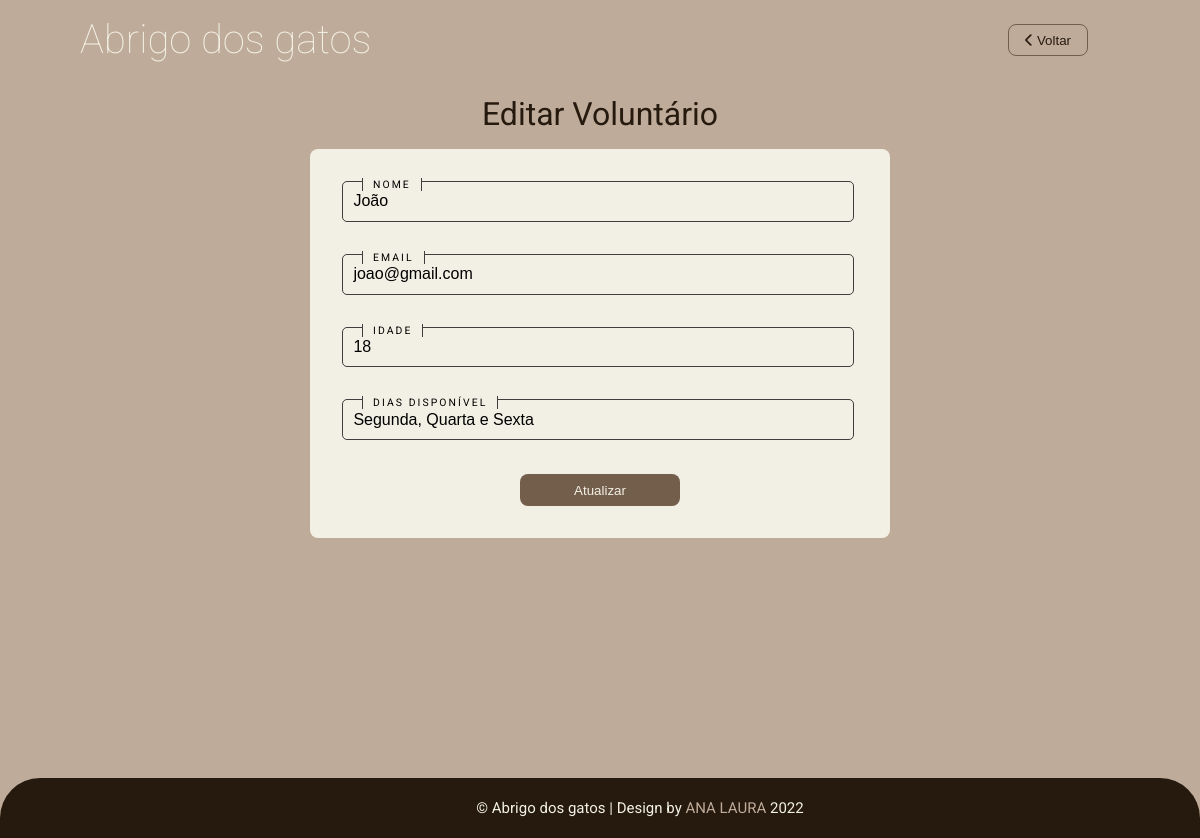
The app's page /admin/editar/voluntario.php?id=3 (signed in) with its own data.
### tables this page shows
CREATE TABLE IF NOT EXISTS `voluntario` (
  `id_voluntario` int(11) NOT NULL AUTO_INCREMENT,
  `nome` varchar(50) DEFAULT NULL,
  `email` varchar(50) DEFAULT NULL,
  `idade` int(11) DEFAULT NULL,
  `dia_disponivel` varchar(255) DEFAULT NULL,
  PRIMARY KEY (`id_voluntario`)
);

### admin/editar/voluntario.php (the view, shortened to what this page needs)
<?php
    require_once '../../lib/conn.php';
    $id = (int)$_GET['id'];
    $sql = "SELECT * FROM voluntario WHERE id_voluntario = :id_voluntario";
    $stmt = $conn->prepare($sql);
    $stmt->bindValue(":id_voluntario", $id);
    $stmt->execute();
    $voluntario = $stmt->fetch(PDO::FETCH_OBJ);
?>
<!DOCTYPE html>
<html lang="pt-br">
<head>
    <link rel="stylesheet" href="../../css/style.css">
    <link rel="stylesheet" href="https://cdnjs.cloudflare.com/ajax/libs/font-awesome/6.1.2/css/all.min.css" />
</head>
<body id="adm">
    <header class="header-adm">
        <span>
            <a href="../../index.php">Abrigo dos gatos</a>
        </span>
        <a href="../painel.php"><button class="sair"><i class="fa-solid fa-chevron-left"></i> Voltar</button></a>
    </header>
    <main class="form-cadastros">
        <span>Editar Voluntário</span>
        <form action="../../function/update/func_editar_voluntario.php" method="post">
                <div class="campo">
                    <input type="text" name="nome" id="nome" required value="<?= $voluntario->nome ?>">
                    <span>Nome</span>
                </div>
                <div class="campo">
                    <input type="email" name="email" id="email" required value="<?= $voluntario->email ?>">
                    <span>Email</span>
                </div>
                <div class="campo">
                    <input type="number" name="idade" id="idade" required value="<?= $voluntario->idade ?>">
                    <span>Idade</span>
                </div>
                <div class="campo">
                    <input type="text" name="dia_disponivel" id="dia_disponivel" required value="<?= $voluntario->dia_disponivel ?>">
                    <span>Dias disponível</span>
                </div>
                <button type="submit">Atualizar</button>
            </form>
    </main>
    <footer>
        <div id="baixo">
			<div class="centro">
				<span class="credito">&copy; Abrigo dos gatos |</span>
				<span>Design by <a href="#">ANA LAURA </a>2022</span>
			</div>
		</div>
    </footer>
</body>
</html>

### css/style.css (style rules this page uses)
* { margin: 0; padding: 0; box-sizing: border-box; }
body, html { background-color: var(--secondary); font-family: "Roboto", sans-serif; color: #777; height: 100%; }
header { padding: 1rem 10rem 0 5rem; box-sizing: border-box; display: flex; justify-content: space-between; }
a { text-decoration: none; color: var(--light); }
button { width: 20rem; height: 2rem; margin: auto; margin-top: 1rem; background-color: var(--primary); color: var(--light); font-weight: 300; cursor: pointer; border-radius: 8px; border: none; transition: background-color 1s, color 1s; -webkit-transition: background-color 1s, color 1s; -moz-transition: background-color 1s, color 1s; -ms-transition: background-color 1s, color 1s; -o-transition: background-color 1s, color 1s; }
footer { background-color: var(--dark); color: var(--light); padding: 1rem 0 1rem 5rem; padding-left: 5rem; border-top-left-radius: 40px; border-top-right-radius: 40px; }
form button { width: 80%; margin-top: 2px; }
#baixo .centro { width: 50%; margin: auto; padding: 5px; font-size: 15px; background: var(--dark); text-align: center; }
#baixo .centro span { color: var(--light); }
#baixo .centro a { color: var(--secondary); text-decoration: none; }
@media all and (min-width: 992px) and (max-width: 1399.98px) { header { padding: 0 4rem 0 2rem; } }

### css/variable.css (style rules this page uses)
:root { --light: #F2F0E4; --dark: #261A0F; --primary: #735E4C; --secondary: #BFAB99; }

### css/main.css (style rules this page uses)
.campo { position: relative; width: 20em; margin-bottom: 1.5em; }
.campo input, .campo textarea, .campo select { width: 32rem; padding: 0.65rem; border: 0.5px solid rgba(32, 32, 32, 0.851); border-radius: 5px; outline: none; background-color: transparent; color: black; font-size: 1em; transition: 0.5s; }
.campo span { position: absolute; left: 10px; top: 12px; pointer-events: none; font-size: 1em; text-transform: uppercase; color: rgba(32, 32, 32, 0.851); transition: 0.5s; }
.campo input:valid ~ span, .campo input:focus ~ span, .campo textarea:valid ~ span, .campo textarea:focus ~ span, .campo select:valid ~ span, .campo select:focus ~ span { color: black; font-size: 0.65em; padding: 0 10px; background: var(--light); border-left: 1px solid rgba(32, 32, 32, 0.851); border-right: 1px solid rgba(32, 32, 32, 0.851); letter-spacing: 0.2em; -webkit-transform: translateX(10px) translateY(-15px); transform: translateX(10px) translateY(-15px); -moz-transform: translateX(10px) translateY(-15px); -ms-transform: translateX(10px) translateY(-15px); -o-transform: translateX(10px) translateY(-15px); }

### css/adm.css (style rules this page uses)
#adm { background-color: var(--secondary); display: flex; flex-direction: column; min-height: 100vh; }
#adm header { display: flex; justify-content: center; padding: 1rem; color: var(--light); font-weight: 100; font-size: 3.5rem; }
#adm main { margin: auto; width: 580px; display: flex; justify-content: center; align-items: center; flex-direction: column; }
#adm main>span { color: var(--dark); font-size: 2rem; padding: 1rem; }
#adm main.form-cadastros { margin-bottom: 15rem; }
#adm form { display: block; margin: auto; padding: 2rem; background-color: var(--light); display: flex; flex-direction: column; gap: 0.5rem; width: 100%; border-radius: 8px; }
#adm button { width: 10rem; }
.header-adm span { font-size: 2.5rem; }
#adm .header-adm { padding: 1rem 5rem ; display: flex; flex-direction: row; justify-content: space-between; align-content: center; }
#adm .header-adm .sair { float: right; margin: 0.5rem 2rem 0 0; border: 1px solid var(--primary); background-color: transparent; color: var(--dark); width: 5rem; }

### records on screen
voluntario: nome "João", email "joao@gmail.com", idade "18", dia_disponivel "Segunda, Quarta e Sexta"
